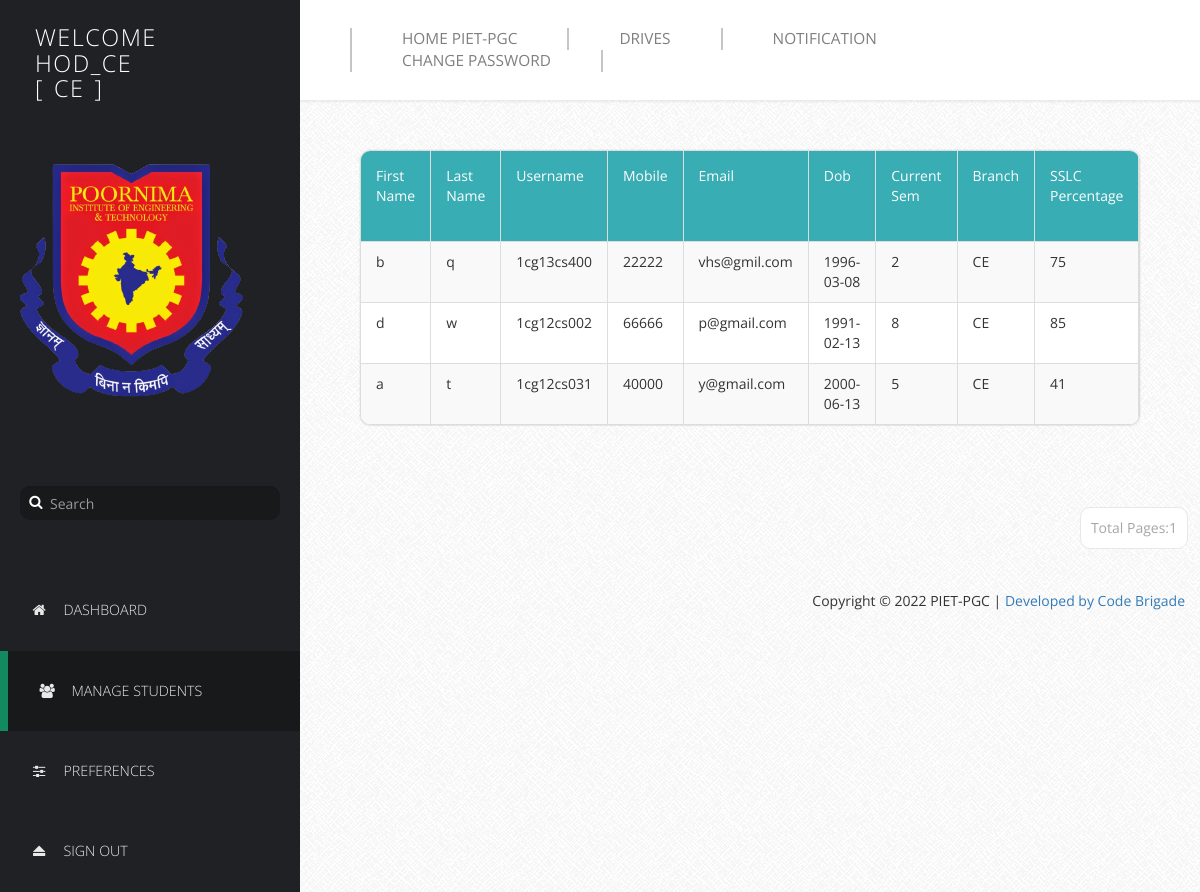
The app's page /Home/HODProfile/manage-users1.php (signed in) with its own data.
### tables this page shows
CREATE TABLE `student_details` (
  `Id` int(10) NOT NULL,
  `FirstName` varchar(50) NOT NULL,
  `LastName` varchar(50) NOT NULL,
  `Username` varchar(100) NOT NULL,
  `Mobile` bigint(11) NOT NULL,
  `Email` varchar(255) NOT NULL,
  `DOB` date NOT NULL,
  `Sem` int(10) NOT NULL,
  `Branch` varchar(20) NOT NULL,
  `SSLC` float NOT NULL,
  `PU/Dip` float NOT NULL,
  `BE` float NOT NULL,
  `Backlogs` int(10) NOT NULL,
  `HofBacklogs` tinyint(1) NOT NULL,
  `DetainYears` int(10) NOT NULL,
  `Approve` tinyint(1) NOT NULL,
  `ApprovalDate` date NOT NULL
);

### Home/HODProfile/manage-users1.php (the view, shortened to what this page needs)
<!DOCTYPE html>
<html lang="en">
  <head>
    <link href="css/font-awesome.min.css" rel="stylesheet">
    <link href="css/bootstrap.min.css" rel="stylesheet">
    <link href="css/templatemo-style.css" rel="stylesheet">
  </head>
  <body>
    <div class="templatemo-flex-row">
      <div class="templatemo-sidebar">
        <header class="templatemo-site-header">
          <?php
		  $Welcome = "Welcome";
          echo "<h1>" . $Welcome . "<br>". $_SESSION['husername']. "</h1>";
		 echo "<br>";
		 echo "<h1>[</h1>";
		    echo "<h1>" . $_SESSION['department']. "</h1>";
            echo "<h1>]</h1>";
		  ?>
        </header>
        <div class="profile-photo-container">
          <img src="images/profile.png" alt="Profile Photo" class="img-responsive">
        </div>
        <form class="templatemo-search-form" role="search">
          <div class="input-group">
              <button type="submit" class="fa fa-search"></button>
              <input type="text" class="form-control" placeholder="Search" name="srch-term" id="srch-term">
          </div>
        </form>
        <nav class="templatemo-left-nav">
          <ul>
            <li><a href="login.php"><i class="fa fa-home fa-fw"></i>Dashboard</a></li>
            <li><a href="#" class="active"><i class="fa fa-users fa-fw"></i>Manage Students</a></li>
            <li><a href="preferences.php"><i class="fa fa-sliders fa-fw"></i>Preferences</a></li>
            <li><a href="logout.php"><i class="fa fa-eject fa-fw"></i>Sign Out</a></li>
          </ul>
        </nav>
      </div>
      <div class="templatemo-content col-1 light-gray-bg">
        <div class="templatemo-top-nav-container">
          <div class="row">
            <nav class="templatemo-top-nav col-lg-12 col-md-12">
              <ul class="text-uppercase">
                <li><a href="../index.php">Home PIET-PGC</a></li>
                <li><a href="../Drives/index.php">Drives</a></li>
                     <li><a href="Notif.php">Notification</a></li>
                <li><a href="Change Password.php">Change Password</a></li>
              </ul>
            </nav>
          </div>
        </div>
        <div class="templatemo-content-container">
          <div class="templatemo-content-widget no-padding">
            <div class="panel panel-default table-responsive">
              <table class="table table-striped table-bordered templatemo-user-table">
                <thead>
                  <tr>
					<td><a  class="white-text templatemo-sort-by">First Name </a></td>
                    <td><a class="white-text templatemo-sort-by">Last Name </a></td>
                    <td><a class="white-text templatemo-sort-by">Username</a></td>
                    <td><a  class="white-text templatemo-sort-by">Mobile</a></td>
					   <td><a class="white-text templatemo-sort-by">Email</a></td>
                       <td><a  class="white-text templatemo-sort-by">Dob </a></td>
   <td><a class="white-text templatemo-sort-by">Current Sem</a></td>
   <td><a  class="white-text templatemo-sort-by">Branch</a></td>
   <td><a  class="white-text templatemo-sort-by">SSLC Percentage </a></td>
				  </thead>
			   <?php
$p = $_SESSION['department'];
$num_rec_per_page=15;
$conn = mysqli_connect('localhost','id18835262_tpo','Admin@123456', 'id18835262_tpo_poornima');
if (isset($_GET["page"])) { $page  = $_GET["page"]; } else { $page=1; };
$start_from = ($page-1) * $num_rec_per_page;
$sql = "SELECT * FROM student_details WHERE Branch='$p' LIMIT $start_from, $num_rec_per_page";
$rs_result = $conn->query($sql);
while ($row = $rs_result->fetch_assoc())
{
            print "<tr>";
print "<td>" . $row['FirstName'] . "</td>";
print "<td>" . $row['LastName'] . "</td>";
print "<td>" . $row['Username'] . "</td>";
print "<td>" . $row['Mobile'] . "</td>";
print "<td>" . $row['Email'] . "</td>";
print "<td>" . $row['DOB'] . "</td>";
print "<td>" . $row['Sem'] . "</td>";
print "<td>" . $row['Branch'] . "</td>";
print "<td>" . $row['SSLC'] . "</td>";
print "</tr>";
}
?>
              </table>
			  </div>
			  </div>
			  </div>
  <div class="pagination-wrap">
  <ul class="pagination">
			  <?php
$num_rec_per_page=15;
$conn = mysqli_connect('localhost','id18835262_tpo','Admin@123456', 'id18835262_tpo_poornima');
$sql = "SELECT * FROM student_details where Branch='$p'";
$rs_result = $conn->query($sql);
$total_records = $rs_result->num_rows;
$totalpage = ceil($total_records / $num_rec_per_page);
$currentpage = (isset($_GET['page']) ? $_GET['page'] : 1);
	 if($currentpage == 0)
	{
	}
	else if( $currentpage >= 1  &&  $currentpage <= $totalpage  )
	{
	 echo "<li><a>Total Pages:".$totalpage."</a></li>";
}
 ?>
</ul>
</div>
          <div class="templatemo-flex-row flex-content-row">
            <div class="col-1">
          </div>
          <footer class="text-right">
           <p>Copyright &copy; 2022 PIET-PGC |
              <a href="#" target="_parent">Developed by Code Brigade  </a>
          </footer>
        </div>
      </div>
    </div>
  </body>
</html>

### Home/HODProfile/css/templatemo-style.css (style rules this page uses)
* { font-family: 'Open Sans', sans-serif; }
body { font-size: 13px; }
body, .templatemo-left-nav { background: #1f2124; }
h1, h2, h3 { margin: 0; }
ul { list-style-type: none; margin: 0; padding: 0; }
nav li { font-size: 1.1em; list-style: none; text-transform: uppercase; }
.white-text { color: white; }
.light-gray-bg { font-family:"Trebuchet MS", "Myriad Pro", Arial, sans-serif; font-size:14px; background:#f4f4f4 url(../images/bg.png) repeat top left; color:#333; overflow-y:scroll; }
footer { padding: 15px; }
.templatemo-sidebar { width: 300px; }
.templatemo-site-header { margin: 25px 30px; }
.templatemo-site-header h1 { color: white; display: inline-block; font-size: 1.8em; font-weight: 300; letter-spacing: 1.5px; margin: 0 5px; text-transform: uppercase; vertical-align: middle; }
.profile-photo-container { position: relative; }
.templatemo-search-form { font-size: 1.1em; margin: 50px 20px; }
.templatemo-search-form .input-group { width: 100%; }
.templatemo-search-form .input-group .form-control { background-color: #18191b; border: none; border-radius: 10px; color: #DDD; padding-left: 30px; }
.templatemo-search-form .input-group { position: relative; }
.fa-search { height:32px; width:32px; border: none; cursor: pointer; color:white; background:transparent; position:absolute; top: 0; left: 0; z-index: 100; }
.templatemo-left-nav li { font-weight: 300; }
.templatemo-left-nav a.active, .templatemo-left-nav a:hover { background: #18191b; border-left: 8px solid #13895F; }
.templatemo-left-nav a { color: #e9e9ea; display: block; padding: 30px; transition: all 0.3s ease; }
.templatemo-left-nav .fa { margin-right: 15px; }
.templatemo-top-nav-container { background-color: white; padding: 28px 50px; box-shadow: 0px 0px 2px 2px rgba(161, 159, 159, 0.18); }
.templatemo-top-nav li { float: left; list-style: none; }
.templatemo-top-nav a { color: #7f7f7f; display: block; padding: 0 50px; border-left: 2px solid #c5c5c5; }
.templatemo-top-nav li:last-child a { border-right: 2px solid #c5c5c5; }
.templatemo-content { margin-top: 0px; min-height: 600px; padding: 0; overflow-x: hidden; }
.templatemo-content-container { padding: 40px 50px; }
.templatemo-flex-row { display: -webkit-flex; display: -ms-flexbox; display: flex; }
.col-1 { -webkit-flex: 1; -ms-flex: 1; flex: 1; }
.templatemo-content-widget { border-radius: 10px; padding: 30px; position: relative; margin: 10px; box-shadow: 0px 0px 1px 1px rgba(161, 159, 159, 0.1); }
.templatemo-content-widget.no-padding { padding: 0; }
.panel { border-radius: 10px; }
.pagination-wrap { margin-right: 10px; text-align: right; }
.pagination>li>a { border-color: #E9E8E8; color: #a6a6a6; margin: 2px; padding: 10px; }
.pagination>li>a, .pagination>li:first-child>a, .pagination>li:last-child>a { border-radius: 10px; }
.table { margin-bottom: 0; }
.table>tbody>tr>td { padding: 10px 15px; }
.table>thead>tr>td { padding: 15px; }
.templatemo-user-table thead { background-color: #39ADB4; color: white; }
.panel>.table-responsive:last-child>.table:last-child, .panel>.table:last-child { border-bottom-right-radius: 10px; border-bottom-left-radius: 10px; }
.panel>.table:first-child { border-top-left-radius: 10px; border-top-right-radius: 10px; }
@media only screen and (min-width: 768px) { .templatemo-left-nav { display: block !important; } }

### records on screen
student_details: FirstName "b", LastName "q", Username "1cg13cs400", Mobile "22222", Email "vhs@gmil.com", DOB "1996-03-08", Sem "2", Branch "CE", SSLC "75"
student_details: FirstName "d", LastName "w", Username "1cg12cs002", Mobile "66666", Email "p@gmail.com", DOB "1991-02-13", Sem "8", Branch "CE", SSLC "85"
student_details: FirstName "a", LastName "t", Username "1cg12cs031", Mobile "40000", Email "y@gmail.com", DOB "2000-06-13", Sem "5", Branch "CE", SSLC "41"

### other values on screen
$Welcome "WELCOME"
$_SESSION['husername'] "HOD_CE"
$_SESSION['department'] "CE"
$totalpage "1"
